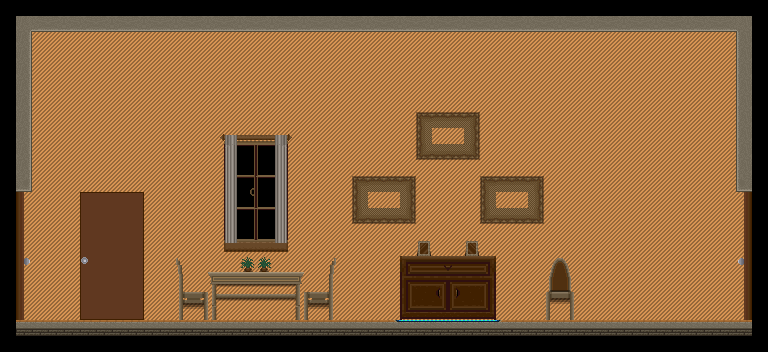

A 2D game scene composited from a Tiled map and its tileset images. What follows is a short description and the map's XML, with each tile layer's data collapsed to a summary:
An orthogonal 48x22 tile map with 16x16 px tiles, 3 tile layers (bg wall, bg obj, fg + ground + side walls), 2 tilesets and 3 objects.

<map version="1.0" orientation="orthogonal" renderorder="left-up" width="48" height="22" tilewidth="16" tileheight="16" nextobjectid="5">
 <tileset firstgid="1" name="tiles" tilewidth="16" tileheight="16" tilecount="1024" columns="32">
  <image source="tiles.png" width="512" height="512" />
 </tileset>
 <tileset firstgid="1025" name="tiles" tilewidth="16" tileheight="16" tilecount="1024" columns="32">
  <image source="tiles.png" width="512" height="512" />
 </tileset>
 <layer name="bg wall" width="48" height="22">
  <data>[1056 cells, 880 non-empty, 19 distinct tile ids]</data>
 </layer>
 <layer name="bg obj" width="48" height="22">
  <data>[1056 cells, 114 non-empty, 38 distinct tile ids]</data>
 </layer>
 <layer name="fg + ground + side walls" width="48" height="22">
  <data>[1056 cells, 128 non-empty, 8 distinct tile ids]</data>
 </layer>
 <objectgroup name="diplomes boxes">
  <object id="1" x="267" y="177.333" width="65.3333" height="46" />
  <object id="2" x="333.667" y="112" width="66.6667" height="46.6667" />
  <object id="4" x="403" y="177.333" width="65.3333" height="46" />
 </objectgroup>
</map>
